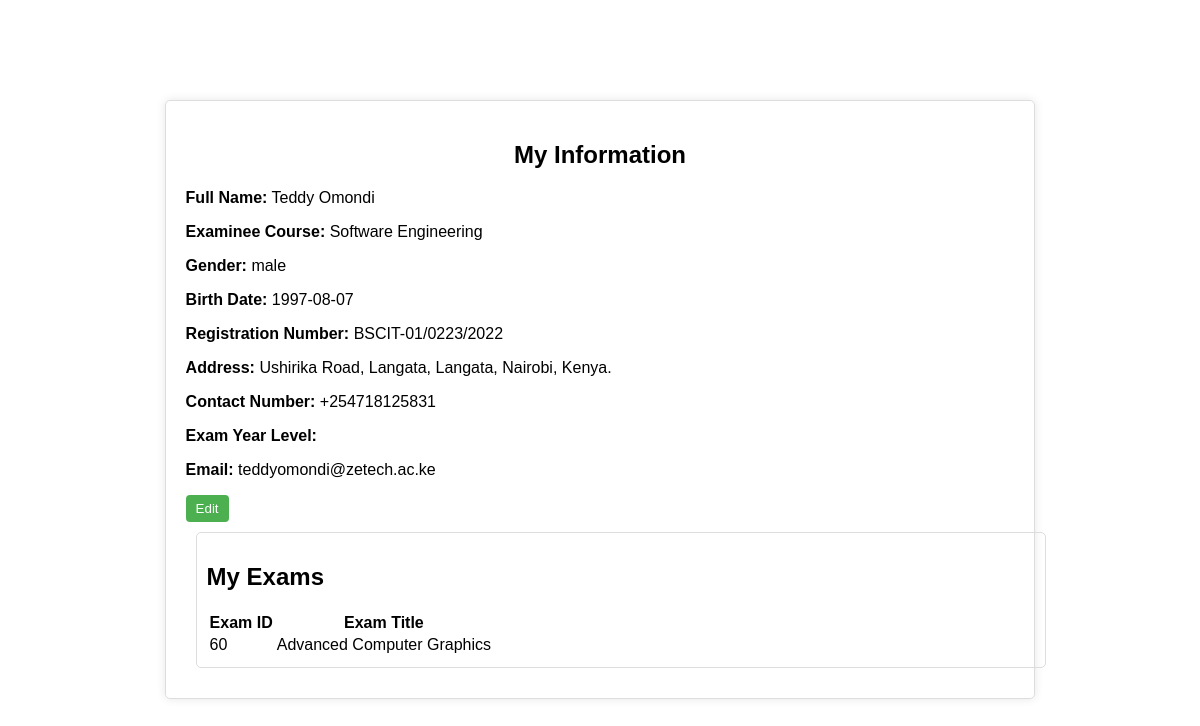
/pages/examinee_info.php (signed in), run on the app's committed database.
### tables this page shows
CREATE TABLE `examinee_tbl` (
  `exmne_id` int(11) NOT NULL,
  `exmne_fullname` varchar(1000) NOT NULL,
  `exmne_course` varchar(1000) NOT NULL,
  `exmne_gender` varchar(1000) NOT NULL,
  `exmne_birthdate` varchar(1000) NOT NULL,
  `reg_no` varchar(255) NOT NULL,
  `address` varchar(255) NOT NULL,
  `contact_no` varchar(20) NOT NULL,
  `exmne_year_level` varchar(1000) NOT NULL,
  `exmne_email` varchar(1000) NOT NULL,
  `exmne_password` varchar(1000) NOT NULL,
  `exmne_status` varchar(1000) NOT NULL DEFAULT 'active',
  `last_login` timestamp NOT NULL DEFAULT CURRENT_TIMESTAMP ON UPDATE CURRENT_TIMESTAMP
);

CREATE TABLE `exam_tbl` (
  `ex_id` int(11) NOT NULL,
  `course_name` varchar(255) NOT NULL,
  `examiner_number` varchar(50) NOT NULL,
  `examiner_name` varchar(255) NOT NULL,
  `exam_title` varchar(255) NOT NULL,
  `unit_name` varchar(255) NOT NULL,
  `ex_created` timestamp NOT NULL DEFAULT CURRENT_TIMESTAMP ON UPDATE CURRENT_TIMESTAMP,
  `exam_time_limit` int(11) DEFAULT NULL,
  `exam_start_datetime` datetime DEFAULT NULL,
  `exam_end_datetime` datetime DEFAULT NULL,
  `exam_description` text,
  `max_leave_attempts` int(11) DEFAULT '3',
  `max_attempts` int(11) DEFAULT '1',
  `attempts_allowed` int(11) DEFAULT '1'
);

### pages/examinee_info.php (the view, shortened to what this page needs)
<!DOCTYPE html>
<html lang="en">
<head>
</head>
<body>
<div class="app-main__outer">
        <div class="app-main__inner">
            <div class="examinee-container">
            <h2 style="text-align: center;">My Information</h2>
    <?php
    require_once('database.php');
    $reg_no = $_SESSION['reg_no'];
    $sql = "SELECT * FROM examinee_tbl WHERE reg_no = '$reg_no'";
    $result = $conn->query($sql);
    if ($result->num_rows > 0) {
        $row = $result->fetch_assoc();
        echo "<p><strong>Full Name:</strong> " . $row['exmne_fullname'] . "</p>";
        echo "<p><strong>Examinee Course:</strong> " . $row['exmne_course'] . "</p>";
        echo "<p><strong>Gender:</strong> " . $row['exmne_gender'] . "</p>";
        echo "<p><strong>Birth Date:</strong> " . $row['exmne_birthdate'] . "</p>";
        echo "<p><strong>Registration Number:</strong> " . $row['reg_no'] . "</p>";
        echo "<p><strong>Address:</strong> " . $row['address'] . "</p>";
        echo "<p><strong>Contact Number:</strong> " . $row['contact_no'] . "</p>";
        echo "<p><strong>Exam Year Level:</strong> " . $row['exmne_year_level'] . "</p>";
        echo "<p><strong>Email:</strong> " . $row['exmne_email'] . "</p>";
        echo '<button class="edit-button" onclick="window.location.href=\'index.php?pages=edit_examinee_info\'">Edit</button>';
    } else {
        echo "Examinee information not found.";
    }
    ?>
<div class="my-exams-container">
<?php
require_once('database.php');
$course_name = $row['exmne_course'];
$exam_sql = "SELECT * FROM exam_tbl WHERE course_name = '$course_name'";
$exam_result = $conn->query($exam_sql);
if ($exam_result) {
    if ($exam_result->num_rows > 0) {
        echo "<h2>My Exams</h2>";
        echo "<table>";
        echo "<tr><th>Exam ID</th><th>Exam Title</th></tr>";
        while ($exam_row = $exam_result->fetch_assoc()) {
            echo "<tr>";
            echo "<td>" . $exam_row['ex_id'] . "</td>";
            echo "<td>" . $exam_row['exam_title'] . "</td>";
            echo "</tr>";
        }
        echo "</table>";
    } else {
        echo "<p>No exams found for this course.</p>";
    }
} else {
    echo "Error: " . $exam_sql . "<br>" . $conn->error;
}
?>
    </div>
                </div>
            </div>
        </div>
</body>
</html>

### pages/examinee_info.php (style rules this page uses)
.examinee-container { margin: auto; margin-top: 100px; padding: 20px; border: 1px solid #ddd; border-radius: 5px; width: 70%; font-family: Arial, sans-serif; box-shadow: 0 0 10px rgba(0, 0, 0, 0.1); }
.my-exams-container { border: 1px solid #dddddd; border-radius: 5px; padding: 10px; margin: 10px; width: 100%; }
button { background-color: #4CAF50; color: white; padding: 6px 10px; border: none; border-radius: 4px; cursor: pointer; }

### data on the page
examinee_tbl: exmne_fullname "Teddy Omondi", exmne_course "Software Engineering", exmne_gender "male", exmne_birthdate "1997-08-07", reg_no "BSCIT-01/0223/2022", address "Ushirika Road, Langata, Langata, Nairobi, Kenya.", contact_no "+254718125831", exmne_email "teddyomondi@zetech.ac.ke"
exam_tbl: ex_id "60", exam_title "Advanced Computer Graphics"
